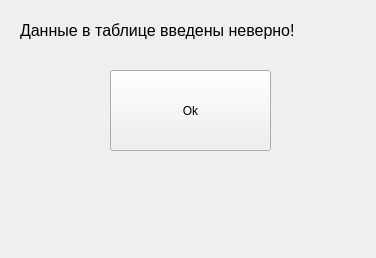
<?xml version="1.0" encoding="UTF-8"?>
<ui version="4.0">
 <class>Form</class>
 <widget class="QWidget" name="Form">
  <property name="geometry">
   <rect>
    <x>0</x>
    <y>0</y>
    <width>376</width>
    <height>258</height>
   </rect>
  </property>
  <property name="windowTitle">
   <string>Form</string>
  </property>
  <widget class="QLabel" name="label">
   <property name="geometry">
    <rect>
     <x>20</x>
     <y>-20</y>
     <width>341</width>
     <height>101</height>
    </rect>
   </property>
   <property name="font">
    <font>
     <pointsize>12</pointsize>
    </font>
   </property>
   <property name="text">
    <string>Данные в таблице введены неверно!</string>
   </property>
  </widget>
  <widget class="QPushButton" name="button_ok">
   <property name="geometry">
    <rect>
     <x>110</x>
     <y>70</y>
     <width>161</width>
     <height>81</height>
    </rect>
   </property>
   <property name="text">
    <string>Ok</string>
   </property>
  </widget>
 </widget>
 <resources/>
 <connections/>
</ui>
